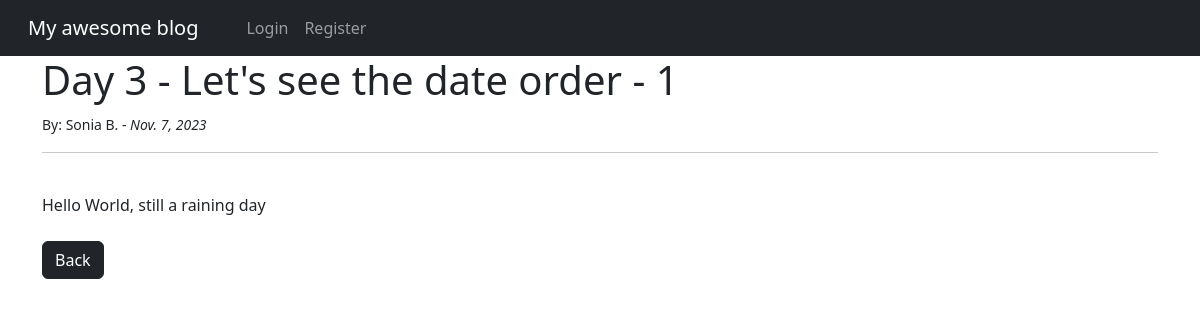
/article/14, run on the app's committed database.
### theblog/models.py (models this page shows, shortened)
class Post(models.Model):
    title = models.CharField(max_length=255)
    title_tag = models.CharField(max_length=255)
    body = models.TextField()
    author = models.ForeignKey(User, on_delete=models.CASCADE)
    post_date = models.DateField(auto_now_add=True)

### theblog/views.py (the view)
class ArticleDetailView(DetailView):
    model = Post
    template_name = 'article_details.html'

### theblog/templates/article_details.html (shortened to what this page needs)
{% extends "base.html" %}
{% block content %}
<h1>{{ post.title }} - {{ post.author.id }}</h1>
<small> By: {{ post.author.first_name }} {{post.author.last_name | slice:":1" }}. -
<i> {{ post.post_date }} </i>
</small>
<hr>
{{ post.body|safe }} {% comment %} safe is used to render html tags {% endcomment %}
<a class="btn btn-dark bg-dark" href="{% url 'home' %}">Back</a>
{% endblock %}

### data on the page
Post: title "Day 3 - Let's see the date order", author.id "1", author.first_name "Sonia", author.last_name "B", post_date "Nov. 7, 2023", body "Hello World, still a raining day"
